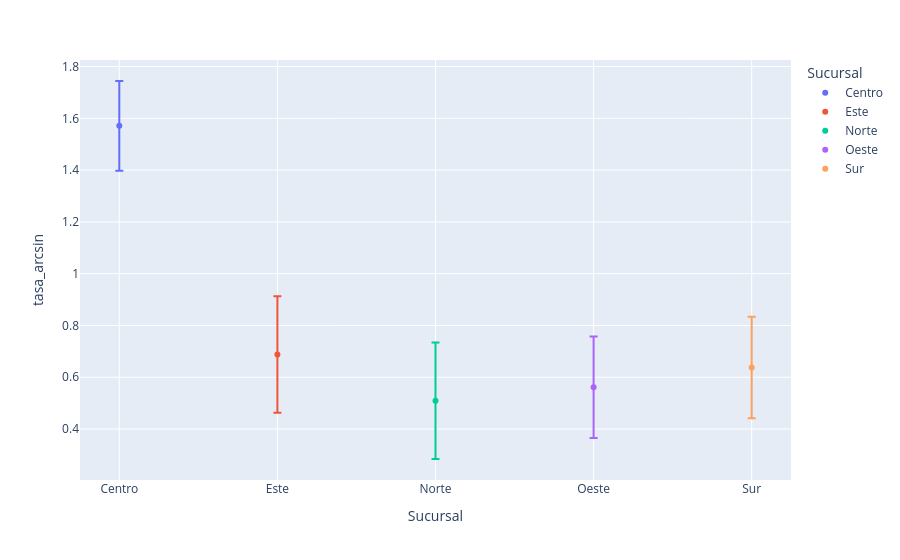

Notebook code for this chart:
### Markdown cell above
---
## Ejercicio 2 — Frecuencia de Incapacidad por Sucursal

**Enunciado**

Seguro de vida grupo, **120 empleados** en 5 sucursales. Variable: días de incapacidad/año.

1. Detecta sucursales con frecuencia atípica usando IQR global
2. Aplica `√x` a días individuales y re-detecta outliers
3. Calcula la tasa relativa por sucursal: $p_j = \bar{x}_j / \max(\bar{x})$
4. Aplica `arcsin(√p_j)` y construye IC al 95% con varianza estabilizada $\approx 1/(4n_j)$
5. ¿Qué sucursales son estadísticamente atípicas? ¿El resultado cambia con la transformación?

### Code cell
# ============================================================
# EJERCICIO 2 — Datos provistos
# ============================================================
import plotly.express as px
import plotly.graph_objects as go
from plotly.subplots import make_subplots


np.random.seed(77)

n_empleados = 120
sucursales = np.random.choice(['Norte', 'Sur', 'Este', 'Oeste', 'Centro'],
                               n_empleados)

# Siniestros de incapacidad (días ausentes en el año)
dias_base = {'Norte': 3, 'Sur': 4, 'Este': 5, 'Oeste': 3, 'Centro': 12}  # Centro es alta frecuencia
num_siniestros_ej2 = np.array([
    np.random.poisson(dias_base[s]) for s in sucursales
])

df_vida_grupo = pd.DataFrame({
    'Empleado_ID': range(1, n_empleados+1),
    'Sucursal': sucursales,
    'Dias_Incapacidad': num_siniestros_ej2
})

print(f'Dataset: {len(df_vida_grupo)} empleados en {df_vida_grupo.Sucursal.nunique()} sucursales')
print('\nResumen por sucursal:')
print(df_vida_grupo.groupby('Sucursal')['Dias_Incapacidad'].describe().round(2))
print('-'*50)

# ============================================================
# TU CÓDIGO AQUÍ ↓
# ============================================================

# 1. Detectar sucursales con frecuencia atípica
# ...
# Detectamos outliers en la variables 'Dias Incapacidad' con la funcion IQR
_, out_sucursal_iqr_2, _, _ = detectar_outliers_iqr(df_vida_grupo['Dias_Incapacidad'])

# Mostramos el número de empleados con días de incapacidad atípicos según IQR
print(f'Empleados con días de incapacidad atípicos (IQR): {out_sucursal_iqr_2.sum()} ({(out_sucursal_iqr_2.mean()*100):.1f}%)')
# Mostramos las sucursales atípicas según la detección de outliers IQR
print('Sucursales atípicas:', df_vida_grupo.loc[out_sucursal_iqr_2, 'Sucursal'].unique())

#Aplicamos √x a los días de incapacidad para reducir la asimetría y detectar outliers en esta escala transformada
sqrt_ej2 = t_sqrt(df_vida_grupo['Dias_Incapacidad'])

_, out_sqrt, _, _ = detectar_outliers_iqr(sqrt_ej2)
print(f'Transformación √x — Empleados con días de incapacidad atípicos (IQR): {out_sqrt.sum()} ({(out_sqrt.mean()*100):.1f}%)')
print('Sucursales atípicas tras √x:', df_vida_grupo.loc[out_sqrt, 'Sucursal'].unique())

# 2. Tasa de siniestralidad por sucursal
# ...
# Calcularemos la tasa de siniestralidad relativa a cada sucursal.
# ESTA PARTE DEL EJERCICIO NO ME QUEDA CLARA DEL TODO.
# La tasa se definde como $p_j = \bar{x}_j / \max(\bar{x})$
# Calculamos la media de días ppor sucursal
tasa_siniestralidad_sucursal = df_vida_grupo.groupby('Sucursal').agg(Media_sucursal = ('Dias_Incapacidad', 'mean'),
                                                                      n = ('Empleado_ID', 'count')).reset_index()
# Calculamos la tasa relativa dividiendo la media de cada sucursal por la media máxima entre las sucursales
tasa_siniestralidad_sucursal['Tasa_relativa'] = tasa_siniestralidad_sucursal['Media_sucursal'] / tasa_siniestralidad_sucursal['Media_sucursal'].max()
# Mostramos la tasa de siniestralidad relativa por sucursal
print('\nTasa de siniestralidad relativa por sucursal:')
print(tasa_siniestralidad_sucursal[['Tasa_relativa']].round(3))

# Aplicamos la transformación arcsin(√p) a las tasas relativas
tasa_siniestralidad_sucursal['tasa_arcsin'] = np.arcsin(np.sqrt(tasa_siniestralidad_sucursal['Tasa_relativa']))

# Calculamos la varianza estabilizada tras arcsin(√p) que es aproximadamente constante: Var ≈ 1/(4n)
tasa_siniestralidad_sucursal['varianza_estabilizada'] = np.sqrt(1 / (4 * tasa_siniestralidad_sucursal['n']))

# Asumiendo normalidad tras la transformación, calculamos interavlos de confianza al 95% para cada sucursal
tasa_siniestralidad_sucursal['ci'] = 1.96 * tasa_siniestralidad_sucursal['varianza_estabilizada']

# Calculamos los límites inferior y superior del intervalo de confianza para la tasa transformada
tasa_siniestralidad_sucursal['lower'] = tasa_siniestralidad_sucursal['tasa_arcsin'] - tasa_siniestralidad_sucursal['ci']
tasa_siniestralidad_sucursal['upper'] = tasa_siniestralidad_sucursal['tasa_arcsin'] + tasa_siniestralidad_sucursal['ci']

# 3. Visualización
# ...
# Visualizamos las tasas transformadas con sus intervalos de confianza para comparar entre sucursales.
fig = px.scatter(
    tasa_siniestralidad_sucursal,
    x='Sucursal',
    y='tasa_arcsin',
    error_y='ci',
    color='Sucursal'
)
fig.show()

# 4. Conclusión
# ...
print('\nConclusión:')
print('La sucursal Centro tiene una tasa de siniestralidad muy superior a las demás, incluso despues de aplicar la transformación arcsin(√p) \n'
      'lo que indica que esta sucursal es estadisticamente atípica en términos de días de incapacidad.')

### Figure 1 — Plotly figure (JSON) as saved in the notebook; plotly's stock layout.template omitted (floating-point values rounded to 4 significant figures)
{"data": [{"error_y": {"array": [0.1732]}, "hovertemplate": "Sucursal=%{x}<br>tasa_arcsin=%{y}<extra></extra>", "legendgroup": "Centro", "marker": {"color": "#636efa", "symbol": "circle"}, "mode": "markers", "name": "Centro", "orientation": "v", "showlegend": true, "type": "scatter", "x": ["Centro"], "xaxis": "x", "y": [1.571], "yaxis": "y"}, {"error_y": {"array": [0.2248]}, "hovertemplate": "Sucursal=%{x}<br>tasa_arcsin=%{y}<extra></extra>", "legendgroup": "Este", "marker": {"color": "#EF553B", "symbol": "circle"}, "mode": "markers", "name": "Este", "orientation": "v", "showlegend": true, "type": "scatter", "x": ["Este"], "xaxis": "x", "y": [0.6878], "yaxis": "y"}, {"error_y": {"array": [0.2248]}, "hovertemplate": "Sucursal=%{x}<br>tasa_arcsin=%{y}<extra></extra>", "legendgroup": "Norte", "marker": {"color": "#00cc96", "symbol": "circle"}, "mode": "markers", "name": "Norte", "orientation": "v", "showlegend": true, "type": "scatter", "x": ["Norte"], "xaxis": "x", "y": [0.5091], "yaxis": "y"}, {"error_y": {"array": [0.196]}, "hovertemplate": "Sucursal=%{x}<br>tasa_arcsin=%{y}<extra></extra>", "legendgroup": "Oeste", "marker": {"color": "#ab63fa", "symbol": "circle"}, "mode": "markers", "name": "Oeste", "orientation": "v", "showlegend": true, "type": "scatter", "x": ["Oeste"], "xaxis": "x", "y": [0.5617], "yaxis": "y"}, {"error_y": {"array": [0.196]}, "hovertemplate": "Sucursal=%{x}<br>tasa_arcsin=%{y}<extra></extra>", "legendgroup": "Sur", "marker": {"color": "#FFA15A", "symbol": "circle"}, "mode": "markers", "name": "Sur", "orientation": "v", "showlegend": true, "type": "scatter", "x": ["Sur"], "xaxis": "x", "y": [0.6379], "yaxis": "y"}], "layout": {"legend": {"title": {"text": "Sucursal"}, "tracegroupgap": 0}, "margin": {"t": 60}, "xaxis": {"anchor": "y", "categoryarray": ["Centro", "Este", "Norte", "Oeste", "Sur"], "categoryorder": "array", "domain": [0, 1], "title": {"text": "Sucursal"}}, "yaxis": {"anchor": "x", "domain": [0, 1], "title": {"text": "tasa_arcsin"}}}}
